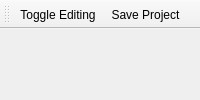
<?xml version="1.0" encoding="UTF-8"?>
<ui version="4.0">
 <class>MainWindow</class>
 <widget class="QMainWindow" name="MainWindow">
  <widget class="QMenuBar" name="menubar">
   <widget class="QMenu" name="mLayerMenu">
    <property name="title"><string>Layer</string></property>
    <addaction name="mActionAddOgrLayer"/>
    <addaction name="mActionToggleEditing"/>
    <addaction name="mActionRemoveUnused3DPlugin"/>
   </widget>
  </widget>
  <widget class="QToolBar" name="mDigitizeToolBar">
   <addaction name="mActionToggleEditing"/>
   <addaction name="mActionProjectSave"/>
  </widget>
  <action name="mActionAddOgrLayer">
   <property name="text"><string>Add Vector Layer</string></property>
   <property name="shortcut"><string>Ctrl+Shift+V</string></property>
  </action>
  <action name="mActionToggleEditing">
   <property name="text"><string>Toggle Editing</string></property>
  </action>
  <action name="mActionProjectSave">
   <property name="text"><string>Save Project</string></property>
   <property name="shortcut"><string>Ctrl+S</string></property>
  </action>
  <action name="mActionRemoveUnused3DPlugin">
   <property name="text"><string>Experimental 3D View</string></property>
  </action>
 </widget>
</ui>
